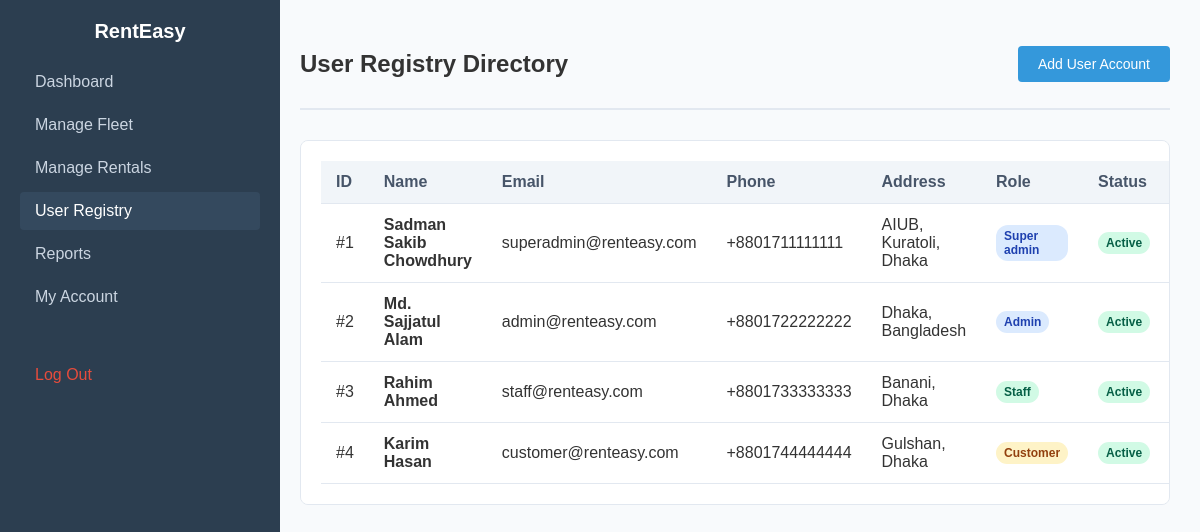
The app's page /index.php?controller=users&action=index (signed in) with its own data.
### tables this page shows
CREATE TABLE IF NOT EXISTS `users` (
    `id` INT AUTO_INCREMENT PRIMARY KEY,
    `name` VARCHAR(100) NOT NULL,
    `email` VARCHAR(100) NOT NULL UNIQUE,
    `password` VARCHAR(255) NOT NULL,
    `phone` VARCHAR(20) DEFAULT NULL,
    `address` TEXT DEFAULT NULL,
    `role` ENUM('super_admin', 'admin', 'staff', 'customer') NOT NULL DEFAULT 'customer',
    `status` ENUM('active', 'inactive') NOT NULL DEFAULT 'active',
    `created_at` TIMESTAMP DEFAULT CURRENT_TIMESTAMP
);

### controllers/UserController.php (called while the page is built, shortened)
<?php
require_once __DIR__ . "/../models/UserModel.php";
class UserController {
    private $userModel;
    public function __construct() {
        $this->userModel = new UserModel();
    }
    public function index() {
        $users = $this->userModel->getAll();
        require __DIR__ . "/../views/users/index.php";
    }
}
?>

### models/Database.php (called while the page is built, shortened)
<?php
class Database {
    private static $connection = null;
    public static function getConnection() {
        if (self::$connection === null) {
            self::$connection = new mysqli(DB_HOST, DB_USER, DB_PASS, DB_NAME);
            self::$connection->set_charset("utf8mb4");
        }
        return self::$connection;
    }
}
?>

### models/UserModel.php (called while the page is built, shortened)
<?php
require_once __DIR__ . "/Database.php";
class UserModel {
    private $db;
    public function __construct() {
        $this->db = Database::getConnection();
    }
    public function getAll() {
        $res = $this->db->query("SELECT * FROM users ORDER BY id ASC");
        $data = [];
        while ($row = $res->fetch_assoc()) {
            $data[] = $row;
        }
        return $data;
    }
}
?>

### views/users/index.php (the view, shortened to what this page needs)
<?php
require_once __DIR__ . "/../layouts/header.php";
require_once __DIR__ . "/../layouts/sidebar.php";
?>
<div class="main-content">
    <div class="page-title-row">
        <h2>User Registry Directory</h2>
        <div>
            <?php if (($_SESSION["user_role"] ?? "") === "super_admin" || ($_SESSION["user_role"] ?? "") === "admin") { ?>
                <button class="btn btn-primary" onclick="openModal('user-modal')">Add User Account</button>
            <?php } ?>
        </div>
    </div>
    <div class="table-container">
        <table>
            <thead>
                <tr>
                    <th>ID</th>
                    <th>Name</th>
                    <th>Email</th>
                    <th>Phone</th>
                    <th>Address</th>
                    <th>Role</th>
                    <th>Status</th>
                    <th>Action</th>
                </tr>
            </thead>
            <tbody>
                <?php foreach ($users as $u) { ?>
                    <tr>
                        <td>#<?php echo (int)$u["id"]; ?></td>
                        <td><strong><?php echo htmlspecialchars($u["name"]); ?></strong></td>
                        <td><?php echo htmlspecialchars($u["email"]); ?></td>
                        <td><?php echo htmlspecialchars($u["phone"] ?? "-"); ?></td>
                        <td><?php echo htmlspecialchars($u["address"] ?? "-"); ?></td>
                        <td>
                            <span class="badge <?php echo ($u['role'] === 'super_admin' || $u['role'] === 'admin') ? 'badge-rented' : (($u['role'] === 'staff') ? 'badge-available' : 'badge-pending'); ?>">
                                <?php echo htmlspecialchars(ucfirst(str_replace("_", " ", $u["role"]))); ?>
                            </span>
                        </td>
                        <td>
                            <span class="badge <?php echo ($u['status'] === 'active') ? 'badge-available' : 'badge-maintenance'; ?>">
                                <?php echo htmlspecialchars(ucfirst($u["status"])); ?>
                            </span>
                        </td>
                        <td>
                        </td>
                    </tr>
                <?php } ?>
            </tbody>
        </table>
    </div>
</div>
<?php require_once __DIR__ . "/../layouts/footer.php"; ?>

### assets/css/style.css (style rules this page uses)
body { font-family: Arial, sans-serif; background-color: #f4f6f9; color: #333; margin: 0; padding: 0; }
.main-content { margin-left: 270px; padding: 30px; background-color: #f8fafc; min-height: 100vh; }
.btn { display: inline-block; padding: 10px 20px; border: none; border-radius: 4px; cursor: pointer; text-decoration: none; font-size: 14px; text-align: center; }
.btn-primary { background-color: #3498db; color: #fff; }
.table-container { background-color: #fff; border: 1px solid #e2e8f0; border-radius: 8px; padding: 20px; margin-top: 20px; overflow-x: auto; }
table { width: 100%; border-collapse: collapse; }
th, td { padding: 12px 15px; text-align: left; border-bottom: 1px solid #e2e8f0; }
th { background-color: #f1f5f9; color: #475569; }
.badge { display: inline-block; padding: 4px 8px; border-radius: 12px; font-size: 12px; font-weight: bold; }
.badge-available { background-color: #d1fae5; color: #065f46; }
.badge-rented { background-color: #dbeafe; color: #1e40af; }
.badge-pending { background-color: #fef3c7; color: #92400e; }
.page-title-row { display: flex; justify-content: space-between; align-items: center; border-bottom: 2px solid #e2e8f0; padding-bottom: 10px; margin-bottom: 30px; }

### records on screen
users: id "1", name "Sadman Sakib Chowdhury", email "superadmin@renteasy.com", phone "+8801711111111", address "AIUB, Kuratoli, Dhaka", role "Super admin", status "Active"
users: id "2", name "Md. Sajjatul Alam", email "admin@renteasy.com", phone "+8801722222222", address "Dhaka, Bangladesh", role "Admin", status "Active"
users: id "3", name "Rahim Ahmed", email "staff@renteasy.com", phone "+8801733333333", address "Banani, Dhaka", role "Staff", status "Active"
users: id "4", name "Karim Hasan", email "customer@renteasy.com", phone "+8801744444444", address "Gulshan, Dhaka", role "Customer", status "Active"
